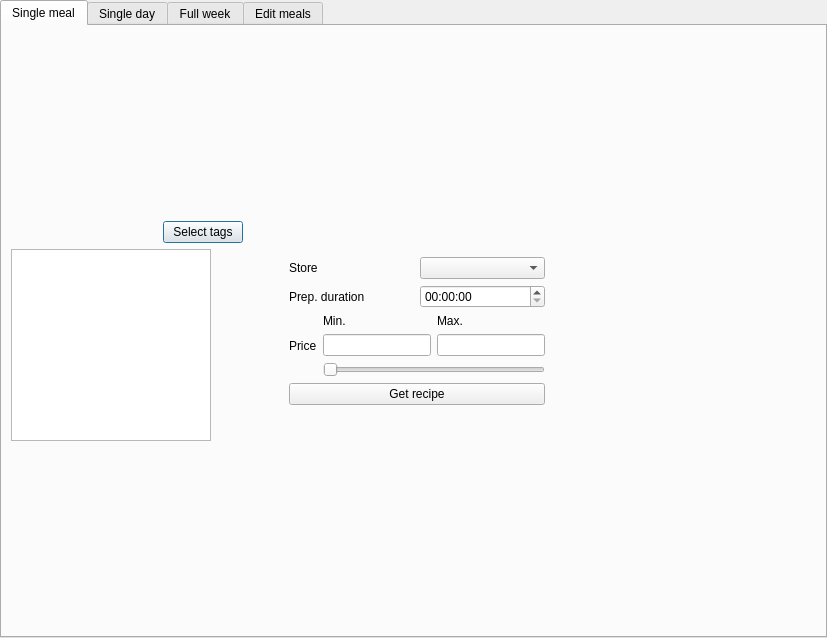
<?xml version="1.0" encoding="UTF-8"?>
<ui version="4.0">
 <class>MealPage</class>
 <widget class="QDialog" name="MealPage">
  <property name="enabled">
   <bool>true</bool>
  </property>
  <property name="geometry">
   <rect>
    <x>0</x>
    <y>0</y>
    <width>827</width>
    <height>638</height>
   </rect>
  </property>
  <property name="minimumSize">
   <size>
    <width>0</width>
    <height>5</height>
   </size>
  </property>
  <property name="windowTitle">
   <string>Dialog</string>
  </property>
  <layout class="QHBoxLayout" name="horizontalLayout">
   <property name="spacing">
    <number>0</number>
   </property>
   <property name="leftMargin">
    <number>0</number>
   </property>
   <property name="topMargin">
    <number>0</number>
   </property>
   <property name="rightMargin">
    <number>0</number>
   </property>
   <property name="bottomMargin">
    <number>0</number>
   </property>
   <item>
    <widget class="QTabWidget" name="tabWidget">
     <property name="enabled">
      <bool>true</bool>
     </property>
     <property name="currentIndex">
      <number>0</number>
     </property>
     <property name="tabsClosable">
      <bool>false</bool>
     </property>
     <property name="movable">
      <bool>true</bool>
     </property>
     <property name="tabBarAutoHide">
      <bool>false</bool>
     </property>
     <widget class="QWidget" name="single_tab">
      <attribute name="title">
       <string>Single meal</string>
      </attribute>
      <layout class="QHBoxLayout" name="horizontalLayout_9">
       <item>
        <layout class="QHBoxLayout" name="horizontalLayout_8">
         <item>
          <layout class="QVBoxLayout" name="verticalLayout_5">
           <item>
            <spacer name="verticalSpacer">
             <property name="orientation">
              <enum>Qt::Orientation::Vertical</enum>
             </property>
             <property name="sizeHint" stdset="0">
              <size>
               <width>20</width>
               <height>40</height>
              </size>
             </property>
            </spacer>
           </item>
           <item>
            <layout class="QVBoxLayout" name="verticalLayout">
             <item>
              <layout class="QHBoxLayout" name="horizontalLayout_4">
               <item>
                <spacer name="horizontalSpacer_3">
                 <property name="orientation">
                  <enum>Qt::Orientation::Horizontal</enum>
                 </property>
                 <property name="sizeHint" stdset="0">
                  <size>
                   <width>40</width>
                   <height>20</height>
                  </size>
                 </property>
                </spacer>
               </item>
               <item>
                <widget class="QPushButton" name="pushButton">
                 <property name="text">
                  <string>Select tags</string>
                 </property>
                </widget>
               </item>
              </layout>
             </item>
             <item>
              <widget class="QListWidget" name="listWidget">
               <property name="maximumSize">
                <size>
                 <width>200</width>
                 <height>16777215</height>
                </size>
               </property>
              </widget>
             </item>
            </layout>
           </item>
           <item>
            <spacer name="verticalSpacer_4">
             <property name="orientation">
              <enum>Qt::Orientation::Vertical</enum>
             </property>
             <property name="sizeHint" stdset="0">
              <size>
               <width>20</width>
               <height>40</height>
              </size>
             </property>
            </spacer>
           </item>
          </layout>
         </item>
         <item>
          <layout class="QVBoxLayout" name="verticalLayout_6">
           <item>
            <spacer name="verticalSpacer_2">
             <property name="orientation">
              <enum>Qt::Orientation::Vertical</enum>
             </property>
             <property name="sizeHint" stdset="0">
              <size>
               <width>20</width>
               <height>40</height>
              </size>
             </property>
            </spacer>
           </item>
           <item>
            <layout class="QHBoxLayout" name="horizontalLayout_5">
             <item>
              <spacer name="horizontalSpacer_2">
               <property name="orientation">
                <enum>Qt::Orientation::Horizontal</enum>
               </property>
               <property name="sizeHint" stdset="0">
                <size>
                 <width>40</width>
                 <height>20</height>
                </size>
               </property>
              </spacer>
             </item>
             <item>
              <layout class="QVBoxLayout" name="verticalLayout_3">
               <item>
                <layout class="QHBoxLayout" name="horizontalLayout_2">
                 <item>
                  <widget class="QLabel" name="label_2">
                   <property name="text">
                    <string>Store</string>
                   </property>
                  </widget>
                 </item>
                 <item>
                  <widget class="QComboBox" name="store_combo_box">
                   <property name="placeholderText">
                    <string>Select store</string>
                   </property>
                  </widget>
                 </item>
                </layout>
               </item>
               <item>
                <layout class="QHBoxLayout" name="horizontalLayout_3">
                 <item>
                  <widget class="QLabel" name="label_5">
                   <property name="text">
                    <string>Prep. duration</string>
                   </property>
                  </widget>
                 </item>
                 <item>
                  <layout class="QVBoxLayout" name="verticalLayout_4">
                   <item>
                    <widget class="QTimeEdit" name="duration_edit"/>
                   </item>
                  </layout>
                 </item>
                </layout>
               </item>
               <item>
                <layout class="QHBoxLayout" name="horizontalLayout_6">
                 <item>
                  <widget class="QLabel" name="label">
                   <property name="text">
                    <string>Price</string>
                   </property>
                  </widget>
                 </item>
                 <item>
                  <layout class="QVBoxLayout" name="verticalLayout_2">
                   <item>
                    <layout class="QFormLayout" name="formLayout">
                     <item row="0" column="0">
                      <widget class="QLabel" name="label_3">
                       <property name="text">
                        <string>Min.</string>
                       </property>
                      </widget>
                     </item>
                     <item row="0" column="1">
                      <widget class="QLabel" name="label_4">
                       <property name="text">
                        <string>Max.</string>
                       </property>
                      </widget>
                     </item>
                     <item row="1" column="0">
                      <widget class="QLineEdit" name="min_price_edit"/>
                     </item>
                     <item row="1" column="1">
                      <widget class="QLineEdit" name="max_price_edit"/>
                     </item>
                    </layout>
                   </item>
                   <item>
                    <widget class="QSlider" name="price_slider">
                     <property name="orientation">
                      <enum>Qt::Orientation::Horizontal</enum>
                     </property>
                    </widget>
                   </item>
                  </layout>
                 </item>
                </layout>
               </item>
               <item>
                <widget class="QPushButton" name="get_recipe_btn">
                 <property name="text">
                  <string>Get recipe</string>
                 </property>
                </widget>
               </item>
              </layout>
             </item>
             <item>
              <spacer name="horizontalSpacer">
               <property name="orientation">
                <enum>Qt::Orientation::Horizontal</enum>
               </property>
               <property name="sizeHint" stdset="0">
                <size>
                 <width>40</width>
                 <height>20</height>
                </size>
               </property>
              </spacer>
             </item>
            </layout>
           </item>
           <item>
            <spacer name="verticalSpacer_3">
             <property name="orientation">
              <enum>Qt::Orientation::Vertical</enum>
             </property>
             <property name="sizeHint" stdset="0">
              <size>
               <width>20</width>
               <height>40</height>
              </size>
             </property>
            </spacer>
           </item>
          </layout>
         </item>
         <item>
          <spacer name="horizontalSpacer_6">
           <property name="orientation">
            <enum>Qt::Orientation::Horizontal</enum>
           </property>
           <property name="sizeHint" stdset="0">
            <size>
             <width>40</width>
             <height>20</height>
            </size>
           </property>
          </spacer>
         </item>
        </layout>
       </item>
      </layout>
     </widget>
     <widget class="QWidget" name="day_tab">
      <attribute name="title">
       <string>Single day</string>
      </attribute>
     </widget>
     <widget class="QWidget" name="week_tab">
      <attribute name="title">
       <string>Full week</string>
      </attribute>
     </widget>
     <widget class="QWidget" name="tab">
      <attribute name="title">
       <string>Edit meals</string>
      </attribute>
      <widget class="QWidget" name="layoutWidget">
       <property name="geometry">
        <rect>
         <x>180</x>
         <y>190</y>
         <width>225</width>
         <height>85</height>
        </rect>
       </property>
       <layout class="QHBoxLayout" name="horizontalLayout_7">
        <item>
         <spacer name="horizontalSpacer_4">
          <property name="orientation">
           <enum>Qt::Orientation::Horizontal</enum>
          </property>
          <property name="sizeHint" stdset="0">
           <size>
            <width>40</width>
            <height>20</height>
           </size>
          </property>
         </spacer>
        </item>
        <item>
         <layout class="QVBoxLayout" name="verticalLayout_7">
          <item>
           <widget class="QPushButton" name="new_ingredient_btn">
            <property name="text">
             <string>Add new ingredient</string>
            </property>
           </widget>
          </item>
          <item>
           <widget class="QPushButton" name="new_recipe_btn">
            <property name="text">
             <string>Add new recipe</string>
            </property>
           </widget>
          </item>
          <item>
           <widget class="QPushButton" name="new_store_btn">
            <property name="text">
             <string>Add new store</string>
            </property>
           </widget>
          </item>
         </layout>
        </item>
        <item>
         <spacer name="horizontalSpacer_5">
          <property name="orientation">
           <enum>Qt::Orientation::Horizontal</enum>
          </property>
          <property name="sizeHint" stdset="0">
           <size>
            <width>40</width>
            <height>20</height>
           </size>
          </property>
         </spacer>
        </item>
       </layout>
      </widget>
     </widget>
    </widget>
   </item>
  </layout>
 </widget>
 <resources/>
 <connections/>
</ui>
